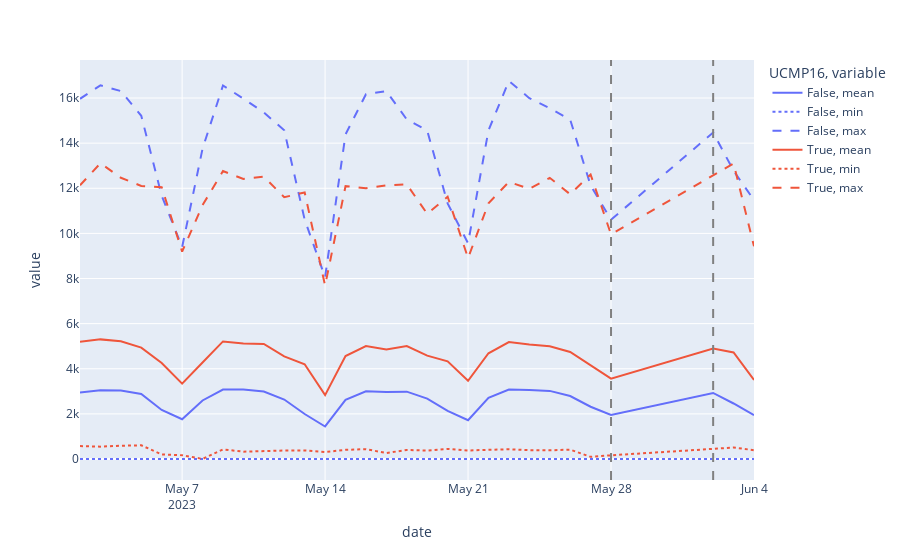

The cell this chart's notebook holds for it:
### Code cell
# You can sort of see there are parallel trends within each quantile.
# TODO! But I'm not sure if I'm accounting for quantile very well. Might need matched design.
fig = px.line(rides_trend_agg, x='date', y='value', color='UCMP16', line_dash='variable')
fig.add_vline(x=trend_end.strftime(YMD), line_dash="dash", line_color="gray")
fig.add_vline(x=DNC_START, line_dash="dash", line_color="gray")
fig.show()
